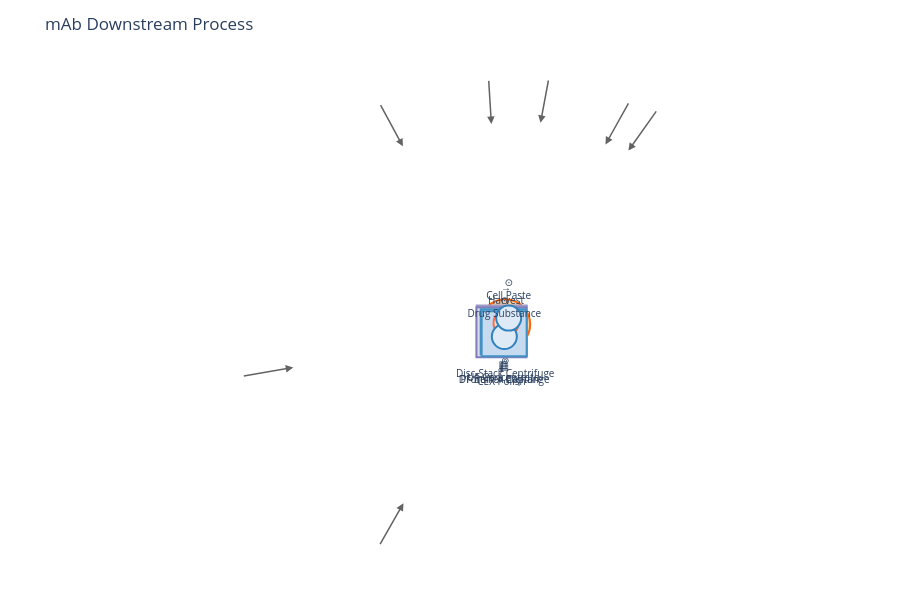

Source (notebook cell):
### Markdown cell above
## 8. Visualize the Process

Use the visualization module to create an interactive flowsheet diagram.

### Code cell
try:
    from difflow.visualization import FlowsheetGraph, render_flowsheet
    
    # Build graph manually for this multi-output process
    graph = FlowsheetGraph(name="mAb Downstream Process")
    
    # Add nodes
    graph.add_node("centrifuge", "Disc-Stack Centrifuge", unit_type="DiscStackCentrifuge")
    graph.add_node("proa", "Protein A Capture", unit_type="ProteinAChromatography")
    graph.add_node("cex", "CEX Polish", unit_type="IonExchangeChromatography")
    graph.add_node("uf", "UF Concentrate", unit_type="Ultrafiltration")
    graph.add_node("df", "DF Buffer Exchange", unit_type="Diafiltration")
    
    # Add feed and connections
    graph.add_feed("centrifuge", "Harvest")
    graph.add_edge("centrifuge", "proa", edge_id="Clarified")
    graph.add_edge("proa", "cex", edge_id="Eluate")
    graph.add_edge("cex", "uf", edge_id="CEX Product")
    graph.add_edge("uf", "df", edge_id="Concentrated")
    graph.add_product("df", "Drug Substance")
    graph.add_product("centrifuge", "Cell Paste", source_port="cells")
    
    fig = render_flowsheet(graph, layout="spring", title="mAb Downstream Process")
    fig.show()
except ImportError:
    print("Install plotly and networkx for visualization:")
    print("  pip install plotly networkx")

### Figure 1 — Plotly figure (JSON) as saved in the notebook; plotly's stock layout.template omitted (floating-point values rounded to 4 significant figures)
{"data": [{"hoverinfo": "text", "hovertext": "<b>Stream: stream_0</b><br>feed_centrifuge:out → centrifuge:in", "line": {"color": "#636363", "width": 1.5}, "mode": "lines", "showlegend": false, "type": "scatter", "x": [0.1563, 0.07976], "y": [0.5294, 0.4215]}, {"hoverinfo": "text", "hovertext": "<b>Stream: Clarified</b><br>centrifuge:out → proa:in", "line": {"color": "#636363", "width": 1.5}, "mode": "lines", "showlegend": false, "type": "scatter", "x": [0.07976, -0.2419], "y": [0.4215, -0.1552]}, {"hoverinfo": "text", "hovertext": "<b>Stream: Eluate</b><br>proa:out → cex:in", "line": {"color": "#636363", "width": 1.5}, "mode": "lines", "showlegend": false, "type": "scatter", "x": [-0.2419, -0.2722], "y": [-0.1552, -0.3177]}, {"hoverinfo": "text", "hovertext": "<b>Stream: CEX Product</b><br>cex:out → uf:in", "line": {"color": "#636363", "width": 1.5}, "mode": "lines", "showlegend": false, "type": "scatter", "x": [-0.2722, -0.1096], "y": [-0.3177, -0.29]}, {"hoverinfo": "text", "hovertext": "<b>Stream: Concentrated</b><br>uf:out → df:in", "line": {"color": "#636363", "width": 1.5}, "mode": "lines", "showlegend": false, "type": "scatter", "x": [-0.1096, -0.01884], "y": [-0.29, -0.4579]}, {"hoverinfo": "text", "hovertext": "<b>Stream: stream_1</b><br>df:out → product_df_out:in", "line": {"color": "#636363", "width": 1.5}, "mode": "lines", "showlegend": false, "type": "scatter", "x": [-0.01884, -0.002239], "y": [-0.4579, -0.73]}, {"hoverinfo": "text", "hovertext": "<b>Stream: stream_2</b><br>centrifuge:cells → product_centrifuge_cells:in", "line": {"color": "#636363", "width": 1.5}, "mode": "lines", "showlegend": false, "type": "scatter", "x": [0.07976, 0.4087], "y": [0.4215, 1.0]}, {"hoverinfo": "text", "hovertext": ["<b>Disc-Stack Centrifuge</b><br>Type: DiscStackCentrifuge"], "marker": {"color": "#fdd0a2", "line": {"color": "#f16913", "width": 2}, "size": 50, "symbol": "circle"}, "mode": "markers+text", "name": "DiscStackCentrifuge", "text": ["⊚<br>Disc-Stack Centrifuge"], "textfont": {"size": 10}, "textposition": "bottom center", "type": "scatter", "x": [0.07976], "y": [0.4215]}, {"hoverinfo": "text", "hovertext": ["<b>Protein A Capture</b><br>Type: ProteinAChromatography"], "marker": {"color": "#dadaeb", "line": {"color": "#9e9ac8", "width": 2}, "size": 50, "symbol": "square"}, "mode": "markers+text", "name": "ProteinAChromatography", "text": ["⫿<br>Protein A Capture"], "textfont": {"size": 10}, "textposition": "bottom center", "type": "scatter", "x": [-0.2419], "y": [-0.1552]}, {"hoverinfo": "text", "hovertext": ["<b>CEX Polish</b><br>Type: IonExchangeChromatography"], "marker": {"color": "#dadaeb", "line": {"color": "#807dba", "width": 2}, "size": 50, "symbol": "square"}, "mode": "markers+text", "name": "IonExchangeChromatography", "text": ["±<br>CEX Polish"], "textfont": {"size": 10}, "textposition": "bottom center", "type": "scatter", "x": [-0.2722], "y": [-0.3177]}, {"hoverinfo": "text", "hovertext": ["<b>UF Concentrate</b><br>Type: Ultrafiltration"], "marker": {"color": "#c6dbef", "line": {"color": "#4292c6", "width": 2}, "size": 45, "symbol": "square"}, "mode": "markers+text", "name": "Ultrafiltration", "text": ["▥<br>UF Concentrate"], "textfont": {"size": 10}, "textposition": "bottom center", "type": "scatter", "x": [-0.1096], "y": [-0.29]}, {"hoverinfo": "text", "hovertext": ["<b>DF Buffer Exchange</b><br>Type: Diafiltration"], "marker": {"color": "#c6dbef", "line": {"color": "#4292c6", "width": 2}, "size": 45, "symbol": "square"}, "mode": "markers+text", "name": "Diafiltration", "text": ["▤<br>DF Buffer Exchange"], "textfont": {"size": 10}, "textposition": "bottom center", "type": "scatter", "x": [-0.01884], "y": [-0.4579]}, {"hoverinfo": "text", "hovertext": ["<b>Harvest</b><br>Type: feed"], "marker": {"color": "#fee5d9", "line": {"color": "#fb6a4a", "width": 2}, "size": 25, "symbol": "circle"}, "mode": "markers+text", "name": "feed", "text": ["→<br>Harvest"], "textfont": {"size": 10}, "textposition": "top center", "type": "scatter", "x": [0.1563], "y": [0.5294]}, {"hoverinfo": "text", "hovertext": ["<b>Drug Substance</b><br>Type: product", "<b>Cell Paste</b><br>Type: product"], "marker": {"color": "#deebf7", "line": {"color": "#3182bd", "width": 2}, "size": 25, "symbol": "circle"}, "mode": "markers+text", "name": "product", "text": ["⊙<br>Drug Substance", "⊙<br>Cell Paste"], "textfont": {"size": 10}, "textposition": "top center", "type": "scatter", "x": [-0.002239, 0.4087], "y": [-0.73, 1.0]}], "layout": {"annotations": [{"arrowcolor": "#636363", "arrowhead": 2, "arrowsize": 1, "arrowwidth": 1.5, "ax": 14.55, "axref": "x", "ay": 20.81, "ayref": "y", "showarrow": true, "x": 11.65, "xref": "x", "y": 16.73, "yref": "y"}, {"arrowcolor": "#636363", "arrowhead": 2, "arrowsize": 1, "arrowwidth": 1.5, "ax": 11.94, "axref": "x", "ay": 21.68, "ayref": "y", "showarrow": true, "x": 9.501, "xref": "x", "y": 17.31, "yref": "y"}, {"arrowcolor": "#636363", "arrowhead": 2, "arrowsize": 1, "arrowwidth": 1.5, "ax": 4.312, "axref": "x", "ay": 24.26, "ayref": "y", "showarrow": true, "x": 3.396, "xref": "x", "y": 19.34, "yref": "y"}, {"arrowcolor": "#636363", "arrowhead": 2, "arrowsize": 1, "arrowwidth": 1.5, "ax": -24.76, "axref": "x", "ay": -4.477, "ayref": "y", "showarrow": true, "x": -19.83, "xref": "x", "y": -3.64, "yref": "y"}, {"arrowcolor": "#636363", "arrowhead": 2, "arrowsize": 1, "arrowwidth": 1.5, "ax": -11.91, "axref": "x", "ay": 21.53, "ayref": "y", "showarrow": true, "x": -9.53, "xref": "x", "y": 17.14, "yref": "y"}, {"arrowcolor": "#636363", "arrowhead": 2, "arrowsize": 1, "arrowwidth": 1.5, "ax": -1.525, "axref": "x", "ay": 24.22, "ayref": "y", "showarrow": true, "x": -1.22, "xref": "x", "y": 19.23, "yref": "y"}, {"arrowcolor": "#636363", "arrowhead": 2, "arrowsize": 1, "arrowwidth": 1.5, "ax": -11.95, "axref": "x", "ay": -20.73, "ayref": "y", "showarrow": true, "x": -9.477, "xref": "x", "y": -16.39, "yref": "y"}], "dragmode": "pan", "height": 600, "hovermode": "closest", "margin": {"b": 40, "l": 40, "r": 40, "t": 60}, "modebar": {"bgcolor": "rgba(255,255,255,0.8)", "orientation": "v"}, "plot_bgcolor": "white", "showlegend": false, "title": {"text": "mAb Downstream Process"}, "width": 900, "xaxis": {"scaleanchor": "y", "scaleratio": 1, "showgrid": false, "showticklabels": false, "zeroline": false}, "yaxis": {"showgrid": false, "showticklabels": false, "zeroline": false}}}
